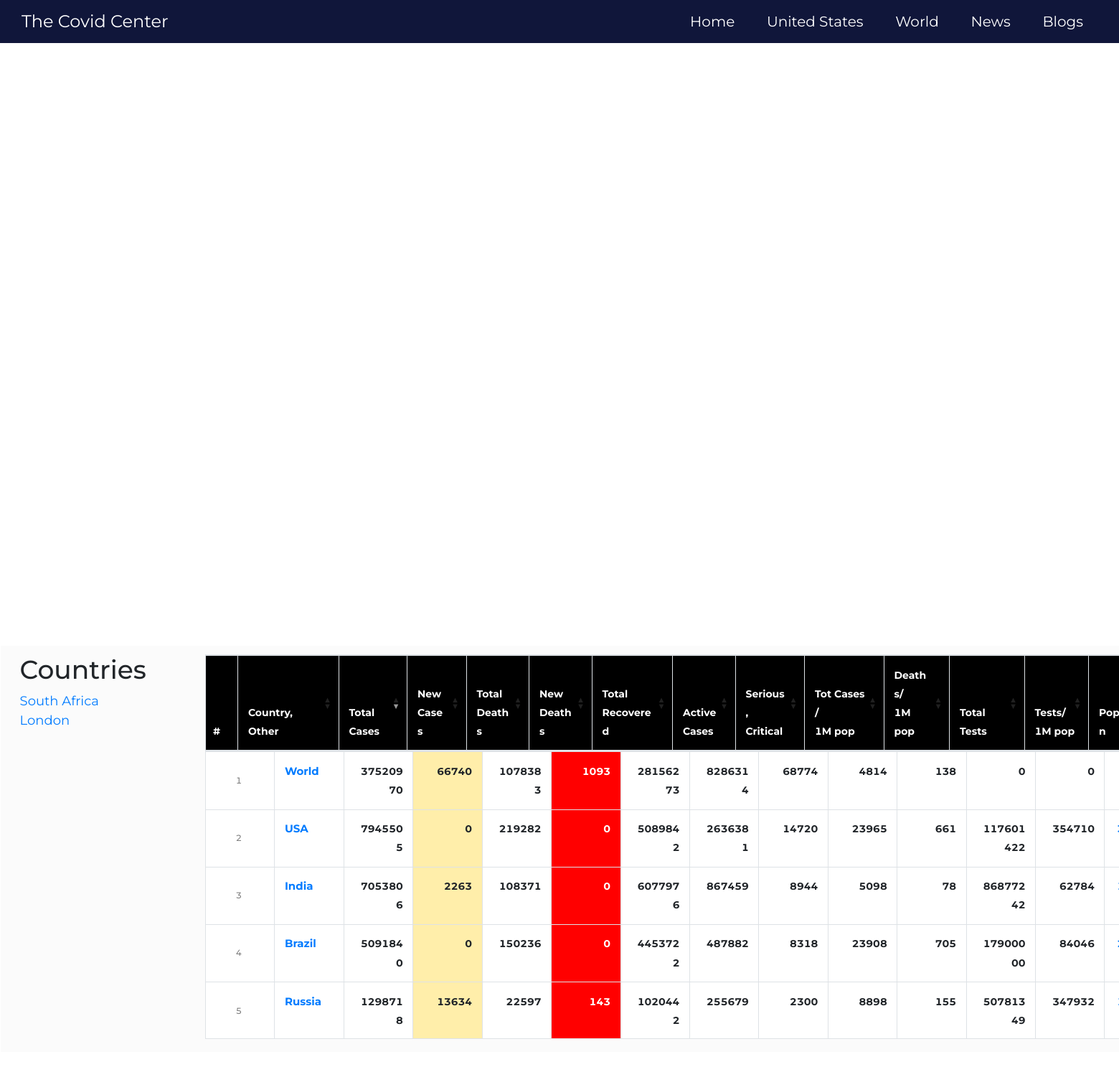
Before: /world/ with the older database file.
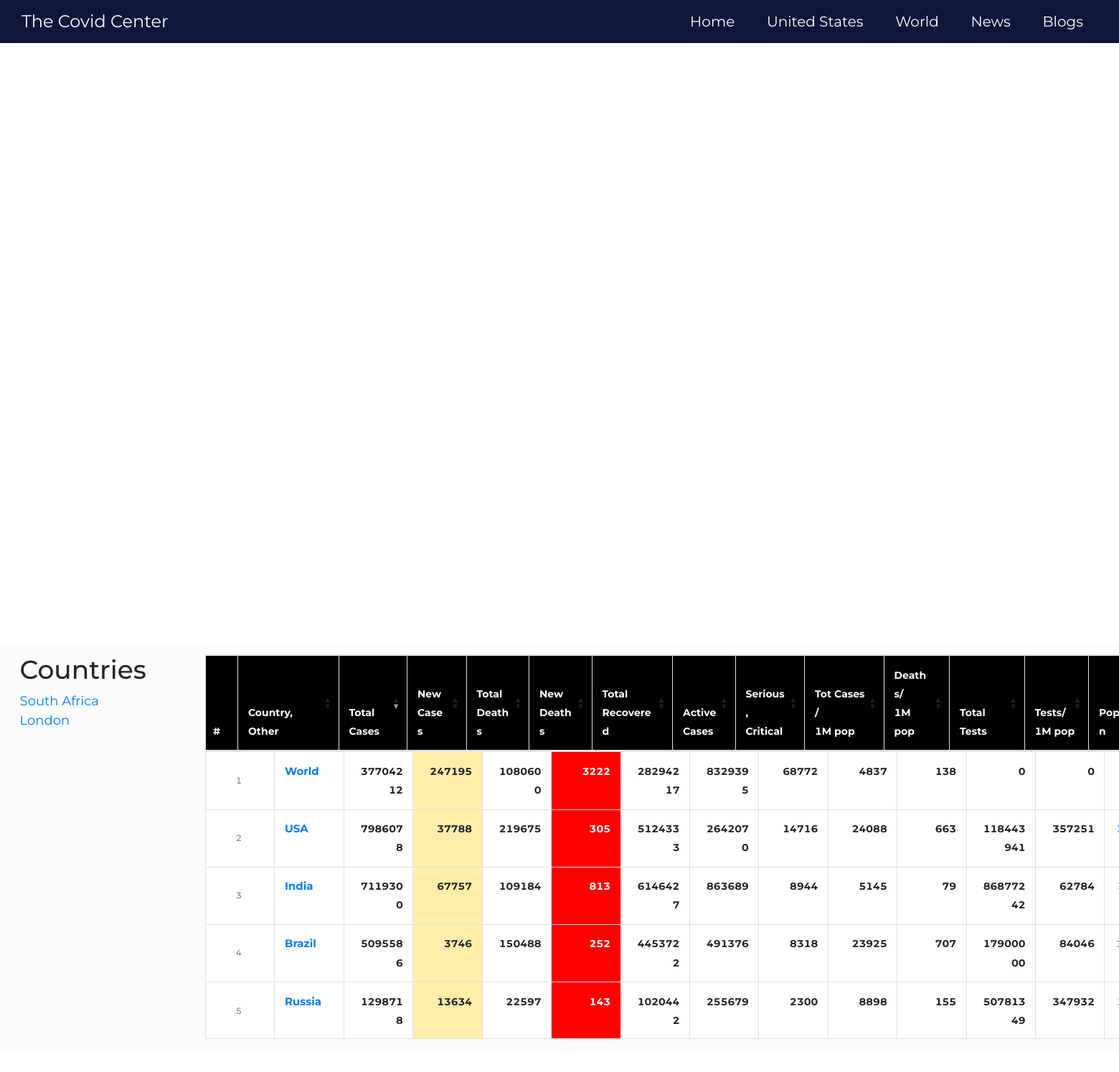
After: the same page with the newer database file.
### frontend/models.py (models this page shows, shortened)
class Country(models.Model):
    name = models.CharField(max_length=40,blank=True)
    total_cases = models.IntegerField(default="0")
    new_cases = models.IntegerField(default="0")
    total_death = models.IntegerField(default="0")
    new_death = models.IntegerField(default="0")
    total_recovered = models.IntegerField(blank=True)
    new_recovered = models.IntegerField(default="0")
    active_cases = models.IntegerField(default="0")
    serious_critical = models.IntegerField(default="0")
    total_cases_1m_pop = models.IntegerField(default="0")
    deaths_1m_pop = models.IntegerField(default="0")
    total_test = models.IntegerField(default="0")
    test_1m_pop = models.IntegerField(default="0")
    population = models.IntegerField(default="0")
    date = models.DateTimeField(default="0")

### frontend/views.py (the view)
# urls.py: path('world/', views.world,name="world"),
def world(requests):
    world = Country.objects.all()
    context = {
        'world':world
    }
    return render(requests,'world.html',context)

### template/world.html (shortened to what this page needs)
<!DOCTYPE html>
<html lang="en">
{% load static %}
{% include 'head.html'%}
<body>
<div id="gatsby-focus-wrapper mt-5" style="outline: none;" tabindex="-1">
    {% include 'header.html' %}
<div class="row"style="background: #fbfbfb; position: absolute;padding: 12px;top: 10%;left: 1%;" >
    <div class="col-sm-2">
        <div id="gatsby-focus-wrapper mt-5" style="outline: none;" tabindex="-1">
            <main >
                <h2>Countries</h2><a href="">South Africa</a><br>
                <a href="{% url 'c19:country' 1 %}">London</a>
            </main>
        </div>
    </div>
    <div class="col-sm-10">
          <div class="table-wrapper">
                    <table id="main_table_countries_today" id="c19-table" class="table table-bordered table-hover main_table_countries dataTable no-footer" style="width: 100%; margin-top: 0px !important;">
                      <thead>
                      <tr role="row">
                          <th aria-label="#" class="sorting_disabled" colspan="1" rowspan="1" style="width: 21px;"
                              >#
                          </th>
                          <th aria-controls="main_table_countries_today" aria-label="Country,Other: activate to sort column ascending" class="sorting" colspan="1"
                              rowspan="1" style="width: 100px;" tabindex="0"
                              width="">Country,<br>Other
                          </th>
                          <th aria-controls="main_table_countries_today" aria-label="TotalCases: activate to sort column ascending" aria-sort="descending" class="sorting_desc"
                              colspan="1" rowspan="1" style="width: 55px;"
                              tabindex="0" width="20">Total<br>Cases
                          </th>
                          <th aria-controls="main_table_countries_today" aria-label="NewCases: activate to sort column descending" class="sorting" colspan="1"
                              rowspan="1" style="width: 42px;" tabindex="0"
                              width="30">New<br>Cases
                          </th>
                          <th aria-controls="main_table_countries_today" aria-label="TotalDeaths: activate to sort column descending" class="sorting" colspan="1"
                              rowspan="1" style="width: 47px;" tabindex="0"
                              width="30">Total<br>Deaths
                          </th>
                          <th aria-controls="main_table_countries_today" aria-label="NewDeaths: activate to sort column descending" class="sorting" colspan="1"
                              rowspan="1" style="width: 47px;" tabindex="0"
                              width="30">New<br>Deaths
                          </th>
                          <th aria-controls="main_table_countries_today" aria-label="TotalRecovered: activate to sort column descending" class="sorting" colspan="1"
                              rowspan="1" style="width: 72px;" tabindex="0"
                              width="30">Total<br>Recovered
                          </th>
                          <th aria-controls="main_table_countries_today" aria-label="ActiveCases: activate to sort column descending" class="sorting" colspan="1"
                              rowspan="1" style="width: 47px;" tabindex="0"
                              width="30">Active<br>Cases
                          </th>
                          <th aria-controls="main_table_countries_today" aria-label="Serious,Critical: activate to sort column descending" class="sorting" colspan="1"
                              rowspan="1" style="width: 56px;" tabindex="0"
                              width="30">Serious,<br>Critical
                          </th>
                          <th aria-controls="main_table_countries_today" aria-label="Tot&amp;nbsp;Cases/1M pop: activate to sort column descending" class="sorting" colspan="1"
                              rowspan="1" style="width: 70px;"
                              tabindex="0"
                              width="30">Tot&nbsp;Cases/<br>1M pop
                          </th>
                          <th aria-controls="main_table_countries_today" aria-label="Deaths/1M pop: activate to sort column descending" class="sorting" colspan="1"
                              rowspan="1" style="width: 51px;" tabindex="0"
                              width="30">Deaths/<br>1M pop
                          </th>
                          <th aria-controls="main_table_countries_today" aria-label="TotalTests: activate to sort column descending" class="sorting" colspan="1"
                              rowspan="1" style="width: 64px;" tabindex="0"
                              width="30">Total<br>Tests
                          </th>
                          <th aria-controls="main_table_countries_today" aria-label="Tests/1M pop:activate to sort column descending" class="sorting" colspan="1"
                              rowspan="1" style="width: 49px;" tabindex="0" width="30">Tests/<br>
                              <nobr>1M pop</nobr>
                          </th>
                          <th aria-controls="main_table_countries_today" aria-label="Population: activate to sort column descending" class="sorting" colspan="1"
                              rowspan="1" style="width: 78px;" tabindex="0"
                              width="30">Population
                          </th>
                      </tr>
                      </thead>
                        <tbody>
                        {% block wordl_c19 %}
                        {% if world is not None %}
                             {% for wc19 in  world%}
                        <tr class="odd" role="row" style="">
                            <td style="font-size:12px;color: grey;text-align:center;vertical-align:middle;">{{wc19.id}}</td>
                            <td style="font-weight: bold; font-size:15px; text-align:left;">
                                <a class="mt_a" href="{% url 'c19:country' wc19.id %}">{{wc19.name}}</a>
                            </td>
                            <td class="sorting_1" style="font-weight: bold; text-align:right">{{wc19.total_cases}}</td>
                            <td style="font-weight: bold; text-align:right;background-color:#FFEEAA;">{{wc19.new_cases}}</td>
                            <td style="font-weight: bold; text-align:right;">{{wc19.total_death}}</td>
                            <td style="font-weight: bold;
                                    text-align:right;background-color:red; color:white">{{wc19.new_death}}
                            </td>
                            <td style="font-weight: bold; text-align:right">{{wc19.total_recovered}}</td>
                            <td style="text-align:right;font-weight:bold;">{{wc19.active_cases}}</td>
                            <td style="font-weight: bold; text-align:right">{{wc19.serious_critical}}</td>
                            <td style="font-weight: bold; text-align:right">{{wc19.total_cases_1m_pop}}</td>
                            <td style="font-weight: bold; text-align:right">{{wc19.deaths_1m_pop}}</td>
                            <td style="font-weight: bold; text-align:right">{{wc19.total_test}}</td>
                            <td style="font-weight: bold; text-align:right">{{wc19.test_1m_pop}}</td>
                            <td style="font-weight: bold; text-align:right"><a href="/world-population/us-population/">{{wc19.population}}</a>
                            </td>
                        </tr>
                         {% endfor %}
                            {% endif %}
                            {% endblock %}
                        </tbody>
                    </table>
          </div>
    </div>
</div>
</div>
</body>
<scrip>
</scrip>
</html>

### template/head.html (shortened to what this page needs)
<head>
    {% load static %}
    <link href="{% static 'components/main.css' %}" rel="stylesheet">
    <link href="{% static 'components/layout.css' %}" rel="stylesheet">
    <link href="{% static 'components/theme.css' %}" rel="stylesheet">
    <link rel="stylesheet" href="https://stackpath.bootstrapcdn.com/bootstrap/4.5.2/css/bootstrap.min.css">
    <link rel="stylesheet" href="https://cdnjs.cloudflare.com/ajax/libs/twitter-bootstrap/4.5.2/css/bootstrap.css"></link>
    <link rel="stylesheet" href="https://cdn.datatables.net/1.10.22/css/dataTables.bootstrap4.min.css"></link>
    <link href="blob:http://127.0.0.1:8000/f23d7373-80f9-4d42-a666-9cb2b0497b62" rel="stylesheet" type="text/css">
    <link href="blob:http://127.0.0.1:8000/a1e4f743-3f33-4352-ae56-8027afed5caa" rel="stylesheet" type="text/css">
    <link href="blob:http://127.0.0.1:8000/32951344-a209-4743-9ad5-d8b7c5d43a41" rel="stylesheet" type="text/css">
    <link href="blob:http://127.0.0.1:8000/584f4e9b-cb18-412c-be67-8d7d86d41aab" rel="stylesheet" type="text/css">
    <link data-react-helmet="true"
          href="https://unpkg.com/leaflet@1.6.0/dist/leaflet.css"
          rel="stylesheet">
</head>

### template/header.html (shortened to what this page needs)
<header class="header">
        <div class="site-logo">
            <h1 style="margin: 0px;"><a aria-current="page" class="" href="{% url 'c19:index' %}">The Covid Center</a></h1>
        </div>
        <nav class="site-navigation ">
            <ul>
                <li><a aria-current="page" class="" href="{% url 'c19:index' %}">Home</a></li>
                <li><a href="{% url 'c19:united_states' %}">United States</a></li>
                <li><a href="{% url 'c19:world' %}">World</a></li>
                <li><a href="{% url 'c19:news' %}">News</a></li>
                <li><a href="{% url 'c19:blogs' %}">Blogs</a></li>
            </ul>
        </nav>
    </header>

### template/src/components/main.css (style rules this page uses)
html { scroll-behavior: smooth; }
.header { background-color: #10163a; position: fixed; width: 100%; top: 0; left: 0; padding: 15px 30px; display: flex; justify-content: space-between; align-items: center; z-index: 9999; }
.site-logo h1 { font-style: normal; font-weight: normal; font-size: 24px; line-height: 26px; }
.site-logo h1 a { color: #ffffff; }
.site-navigation ul { margin-bottom: 0; }
.site-navigation li { display: inline-block; margin-bottom: 0; }
.site-navigation li a { font-style: normal; font-weight: normal; font-size: 20px; color: #ffffff; padding: 10px 20px; }
.table { font-size: 14px; width: 100%; }
.table thead { background-color: #000; color: #fff; width: calc(100% - 1em); }
.table th, .table td { padding-left: 10px; padding-right: 10px; }
.table th:first-child, .table td:first-child { padding-left: 10px; }
.table th:last-child, .table td:last-child { padding-right: 10px; }
.table tbody { background-color: #fff; display: block; height: 100%; max-height: 400px; overflow: auto; }
.table tbody td { font-weight: 500; }
.table thead, .table tbody tr { display: table; width: 100%; table-layout: fixed; }

### template/src/components/layout.css (style rules this page uses)
html { font-family: sans-serif; -ms-text-size-adjust: 100%; -webkit-text-size-adjust: 100%; }
body { margin: 0; -webkit-font-smoothing: antialiased; -moz-osx-font-smoothing: grayscale; }
article, aside, details, figcaption, figure, footer, header, main, menu, nav, section, summary { display: block; }
a { background-color: transparent; -webkit-text-decoration-skip: objects; text-decoration: none; }
h1 { font-size: 2em; margin: 0.67em 0; }
html { font: 112.5%/1.45em georgia, serif; box-sizing: border-box; overflow-y: scroll; }
* { box-sizing: inherit; }
*:before { box-sizing: inherit; }
*:after { box-sizing: inherit; }
body { color: hsla(0, 0%, 0%, 0.8); font-family: "Montserrat", sans-serif !important; font-weight: normal; word-wrap: break-word; font-kerning: normal; -moz-font-feature-settings: "kern", "liga", "clig", "calt"; -ms-font-feature-settings: "kern", "liga", "clig", "calt"; -webkit-font-feature-settings: "kern", "liga", "clig", "calt"; font-feature-settings: "kern", "liga", "clig", "calt"; }
h1 { margin-left: 0; margin-right: 0; margin-top: 0; padding-bottom: 0; padding-left: 0; padding-right: 0; padding-top: 0; margin-bottom: 1.45rem; color: inherit; font-family: "Montserrat", sans-serif !important; font-weight: bold; text-rendering: optimizeLegibility; font-size: 2.25rem; line-height: 1.1; }
h2 { margin-left: 0; margin-right: 0; margin-top: 0; padding-bottom: 0; padding-left: 0; padding-right: 0; padding-top: 0; margin-bottom: 1.45rem; color: inherit; font-family: "Montserrat", sans-serif !important; font-weight: bold; text-rendering: optimizeLegibility; font-size: 1.62671rem; line-height: 1.1; }
ul { margin-left: 1.45rem; margin-right: 0; margin-top: 0; padding-bottom: 0; padding-left: 0; padding-right: 0; padding-top: 0; margin-bottom: 1.45rem; list-style-position: outside; list-style-image: none; }
table { margin-left: 0; margin-right: 0; margin-top: 0; padding-bottom: 0; padding-left: 0; padding-right: 0; padding-top: 0; margin-bottom: 1.45rem; font-size: 1rem; line-height: 1.45rem; border-collapse: collapse; width: 100%; }
th { font-weight: bold; }
li { margin-bottom: calc(1.45rem / 2); }
ul li { padding-left: 0; }
li *:last-child { margin-bottom: 0; }
thead { text-align: left; }
td, th { text-align: left; border-bottom: 1px solid hsla(0, 0%, 0%, 0.12); font-feature-settings: "tnum"; -moz-font-feature-settings: "tnum"; -ms-font-feature-settings: "tnum"; -webkit-font-feature-settings: "tnum"; padding-left: 0.96667rem; padding-right: 0.96667rem; padding-top: 0.725rem; padding-bottom: calc(0.725rem - 1px); }
th:first-child, td:first-child { padding-left: 0; }
th:last-child, td:last-child { padding-right: 0; }

Changed rows visible on the page:
changed Country "World": total_cases "37520970" → "37704212"; new_cases "66740" → "247195"; total_death "1078383" → "1080600"; new_death "1093" → "3222"; total_recovered "28156273" → "28294217"; active_cases "8286314" → "8329395"; serious_critical "68774" → "68772"; total_cases_1m_pop "4814" → "4837"
changed Country "USA": total_cases "7945505" → "7986078"; new_cases "0" → "37788"; total_death "219282" → "219675"; new_death "0" → "305"; total_recovered "5089842" → "5124333"; active_cases "2636381" → "2642070"; serious_critical "14720" → "14716"; total_cases_1m_pop "23965" → "24088"; deaths_1m_pop "661" → "663"; total_test "117601422" → "118443941"; test_1m_pop "354710" → "357251"
changed Country "India": total_cases "7053806" → "7119300"; new_cases "2263" → "67757"; total_death "108371" → "109184"; new_death "0" → "813"; total_recovered "6077976" → "6146427"; active_cases "867459" → "863689"; total_cases_1m_pop "5098" → "5145"; deaths_1m_pop "78" → "79"
changed Country "Brazil": total_cases "5091840" → "5095586"; new_cases "0" → "3746"; total_death "150236" → "150488"; new_death "0" → "252"; active_cases "487882" → "491376"; total_cases_1m_pop "23908" → "23925"; deaths_1m_pop "705" → "707"
